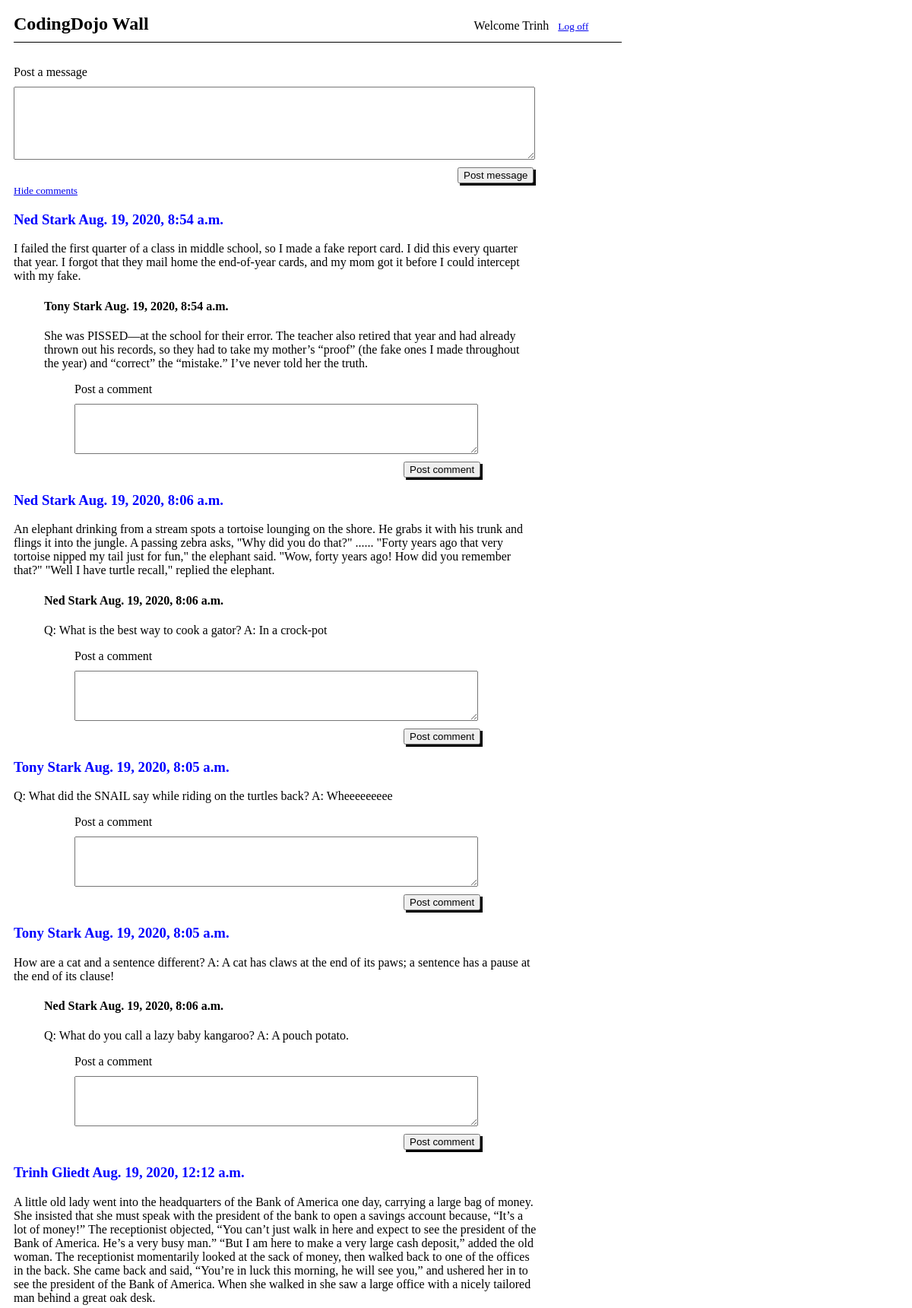
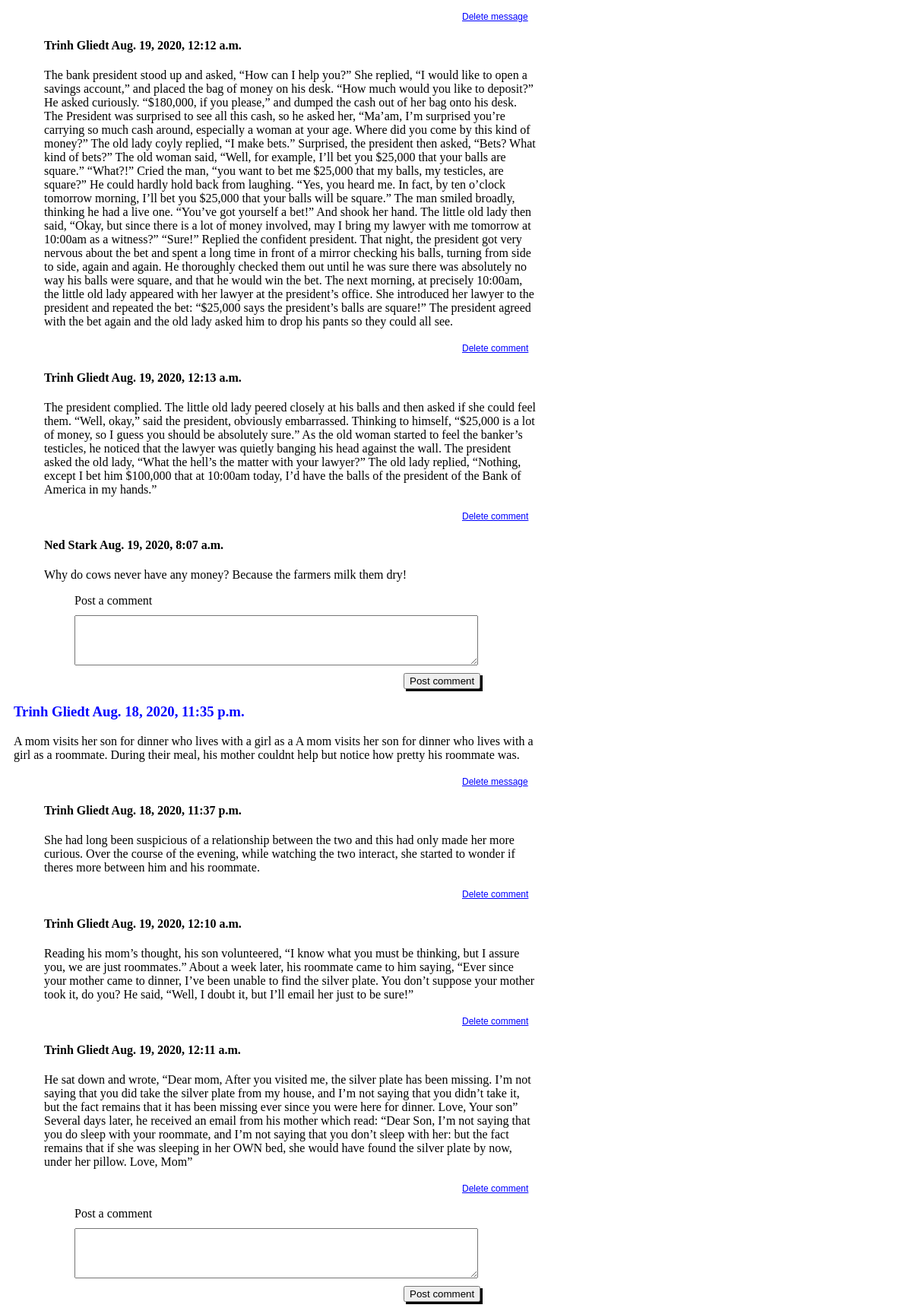
The app's page /user/message/comment (signed in) with its own data (2 pictures, top to bottom).
### main/models.py (models this page shows)
class User(models.Model):
    first_name = models.CharField(max_length=255)
    last_name = models.CharField(max_length=255)
    email = models.EmailField(max_length=255)
    password = models.CharField(max_length=64)
    created_at = models.DateTimeField(auto_now_add = True)
    updated_at = models.DateTimeField(auto_now = True)
    objects = UserManager()

class Message(models.Model):
    message = models.TextField()
    user = models.ForeignKey(
        User,
        related_name='message',
        on_delete=models.CASCADE)
    created_at = models.DateTimeField(auto_now_add = True)
    updated_at = models.DateTimeField(auto_now = True)

class Comment(models.Model):
    comment = models.TextField()
    user = models.ForeignKey(
        User,
        related_name='comment',
        on_delete=models.CASCADE)
    message = models.ForeignKey(
        Message,
        related_name='comment',
        on_delete=models.CASCADE)
    created_at = models.DateTimeField(auto_now_add = True)
    updated_at = models.DateTimeField(auto_now = True)

### main/views.py (the view)
# urls.py: path('user/message/comment', views.display_comment), #GET: if user is not logged in: redirect to root. If user is logged in, render messageWithComment.html (which includes input form to post comments)
def display_comment(request):
    if "user_id" not in request.session:
        messages.error(request, "You need to log in to see that page.")
        return redirect("/")
    context = {
        "this_user": User.objects.get(id=request.session["user_id"]),
        "cmt_on": True,
        "all_users_msgs": Message.objects.all(),
    }
    return render(request, 'message.html', context)

### main/templates/message.html (shortened to what this page needs)
<!DOCTYPE html>
<html lang="en">
<head>
    {% load static %}
    <link rel='stylesheet' href='{% static 'wallMsgStyle.css' %}'>
</head>
<body>
    <div id="container">
        <div id="headerbox">
            <h2>CodingDojo Wall</h2>
            <p>Welcome {{ this_user.first_name }}</p>
            <a href="/user/logout">Log off</a>
        </div>
        <form action="/user/message/update" method="POST">
            <label for="msg_input">Post a message</label>
            <textarea name="msg_input" cols="80" rows="6"></textarea>
            <button>Post message</button>
        </form>
        {% if cmt_on == False %}
        <a class="msg" href="/user/message/comment">Show comments</a>
        {% else %}
        <a class="msg" href="/user/message">Hide comments</a>
        {% endif %}
        {% for msg in all_users_msgs reversed %}
            <h3 class="msg">{{ msg.user.first_name }} {{ msg.user.last_name }}  {{ msg.created_at }}</h3>
            <p class="msg">{{ msg.message }}
                {% if msg.user_id == this_user.id %}
                <form action="/user/message/{{ msg.id }}/delete" method = "POST">
                    <button class="linkStyle">Delete message</button>
                </form>
                {% endif %}
            </p>
            {% if cmt_on == True %}
                {% for cmt in msg.comment.all %}
                    <h4 class="cmt">{{ cmt.user.first_name }} {{ cmt.user.last_name }}  {{ cmt.created_at }}</h4>
                    <p class="cmt">{{ cmt.comment }}
                        {% if cmt.user_id == this_user.id %}
                        <form action="/user/message/comment/{{ cmt.id }}/delete" method = "POST">
                            <button class="linkStyle">Delete comment</button>
                        </form>
                        {% endif %}
                    </p>
                {% endfor %}
                <form class="cmt" action="/user/message/{{ msg.id }}/comment/update" method="POST">
                    <label class="cmt" for="cmt_input">Post a comment</label>
                    <textarea class="cmt" name="cmt_input" cols="80" rows="4"></textarea>
                    <button>Post comment</button>
                </form>
            {% endif %}
        {% endfor %}
    </div>
</body>
</html>

### main/static/wallMsgStyle.css (style rules this page uses)
#container { width: 800px; padding: 0 10px; }
#headerbox h2, #headerbox p { display: inline; }
#headerbox h2 { margin-right: 53%; }
#headerbox { padding: 10px 0; border-bottom: 1px solid black; margin-bottom: 30px; }
#headerbox p { margin-right: 1%; }
textarea { width: 85%; display: block; margin: 10px 0;; }
button { box-shadow: 3px 3px black; margin-left: 73%; }
.msg { width: 86%; }
a { font-size: 10pt; }
.cmt { margin-left: 40px; width: 81%; }
h3 { color: blue; }
.linkStyle { background: transparent; border: none; box-shadow: none; text-decoration: underline; font-size: 9pt; color: blue; }

### records on screen
User: first_name "Trinh"
Message: user.first_name "Ned", user.last_name "Stark", created_at "Aug. 19, 2020, 8:54 a.m.", message "I failed the first quarter of a class in middle school, so I made a fake report card. I did this every quarter that year. I forgot that they mail home the end-of-year cards, and my mom got it before I could intercept with my fake."
Comment: user.first_name "Tony", user.last_name "Stark", created_at "Aug. 19, 2020, 8:54 a.m.", comment "She was PISSED—at the school for their error. The teacher also retired that year and had already thrown out his records, so they had to take my mother’s “proof” (the fake ones I made throughout the year) and “correct” the “mistake.” I’ve never told her the truth."
Message: user.first_name "Ned", user.last_name "Stark", created_at "Aug. 19, 2020, 8:06 a.m.", message "An elephant drinking from a stream spots a tortoise lounging on the shore. He grabs it with his trunk and flings it into the jungle. A passing zebra asks, \"Why did you do that?\" ...... \"Forty years ago that very tortoise nipped my tail just for fun,\" the elephant said. \"Wow, forty years ago! How did you remember that?\" \"Well I have turtle recall,\" replied the elephant."
Comment: user.first_name "Ned", user.last_name "Stark", created_at "Aug. 19, 2020, 8:06 a.m.", comment "Q: What is the best way to cook a gator? A: In a crock-pot"
Message: user.first_name "Tony", user.last_name "Stark", created_at "Aug. 19, 2020, 8:05 a.m.", message "Q: What did the SNAIL say while riding on the turtles back? A: Wheeeeeeeee"
Message: user.first_name "Tony", user.last_name "Stark", created_at "Aug. 19, 2020, 8:05 a.m.", message "How are a cat and a sentence different? A: A cat has claws at the end of its paws; a sentence has a pause at the end of its clause!"
Comment: user.first_name "Ned", user.last_name "Stark", created_at "Aug. 19, 2020, 8:06 a.m.", comment "Q: What do you call a lazy baby kangaroo? A: A pouch potato."
Message: user.first_name "Trinh", user.last_name "Gliedt", created_at "Aug. 19, 2020, 12:12 a.m.", message "A little old lady went into the headquarters of the Bank of America one day, carrying a large bag of money. She insisted that she must speak with the president of the bank to open a savings account because, “It’s a lot of money!” The receptionist objected, “You can’t just walk in here and expect to see the president of the Bank of America. He’s a very busy man.” “But I am here to make a very large cash deposit,” added the old woman. The receptionist momentarily looked at the sack of money, then walked back to one of the offices in the back. She came back and said, “You’re in luck this morning, he will see you,” and ushered her in to see the president of the Bank of America. When she walked…"
Comment: user.first_name "Trinh", user.last_name "Gliedt", created_at "Aug. 19, 2020, 12:12 a.m.", comment "The bank president stood up and asked, “How can I help you?” She replied, “I would like to open a savings account,” and placed the bag of money on his desk. “How much would you like to deposit?” He asked curiously. “$180,000, if you please,” and dumped the cash out of her bag onto his desk. The President was surprised to see all this cash, so he asked her, “Ma’am, I’m surprised you’re carrying so much cash around, especially a woman at your age. Where did you come by this kind of money?” The old lady coyly replied, “I make bets.” Surprised, the president then asked, “Bets? What kind of bets?” The old woman said, “Well, for example, I’ll bet you $25,000 that your balls are square.” “What?!”…"
Comment: user.first_name "Trinh", user.last_name "Gliedt", created_at "Aug. 19, 2020, 12:13 a.m.", comment "The president complied. The little old lady peered closely at his balls and then asked if she could feel them. “Well, okay,” said the president, obviously embarrassed. Thinking to himself, “$25,000 is a lot of money, so I guess you should be absolutely sure.” As the old woman started to feel the banker’s testicles, he noticed that the lawyer was quietly banging his head against the wall. The president asked the old lady, “What the hell’s the matter with your lawyer?” The old lady replied, “Nothing, except I bet him $100,000 that at 10:00am today, I’d have the balls of the president of the Bank of America in my hands.”"
Comment: user.first_name "Ned", user.last_name "Stark", created_at "Aug. 19, 2020, 8:07 a.m.", comment "Why do cows never have any money? Because the farmers milk them dry!"
Message: user.first_name "Trinh", user.last_name "Gliedt", created_at "Aug. 18, 2020, 11:35 p.m.", message "A mom visits her son for dinner who lives with a girl as a A mom visits her son for dinner who lives with a girl as a roommate. During their meal, his mother couldnt help but notice how pretty his roommate was."
Comment: user.first_name "Trinh", user.last_name "Gliedt", created_at "Aug. 18, 2020, 11:37 p.m.", comment "She had long been suspicious of a relationship between the two and this had only made her more curious. Over the course of the evening, while watching the two interact, she started to wonder if theres more between him and his roommate."
Comment: user.first_name "Trinh", user.last_name "Gliedt", created_at "Aug. 19, 2020, 12:10 a.m.", comment "Reading his mom’s thought, his son volunteered, “I know what you must be thinking, but I assure you, we are just roommates.” About a week later, his roommate came to him saying, “Ever since your mother came to dinner, I’ve been unable to find the silver plate. You don’t suppose your mother took it, do you? He said, “Well, I doubt it, but I’ll email her just to be sure!”"
Comment: user.first_name "Trinh", user.last_name "Gliedt", created_at "Aug. 19, 2020, 12:11 a.m.", comment "He sat down and wrote, “Dear mom, After you visited me, the silver plate has been missing. I’m not saying that you did take the silver plate from my house, and I’m not saying that you didn’t take it, but the fact remains that it has been missing ever since you were here for dinner. Love, Your son” Several days later, he received an email from his mother which read: “Dear Son, I’m not saying that you do sleep with your roommate, and I’m not saying that you don’t sleep with her: but the fact remains that if she was sleeping in her OWN bed, she would have found the silver plate by now, under her pillow. Love, Mom”"
